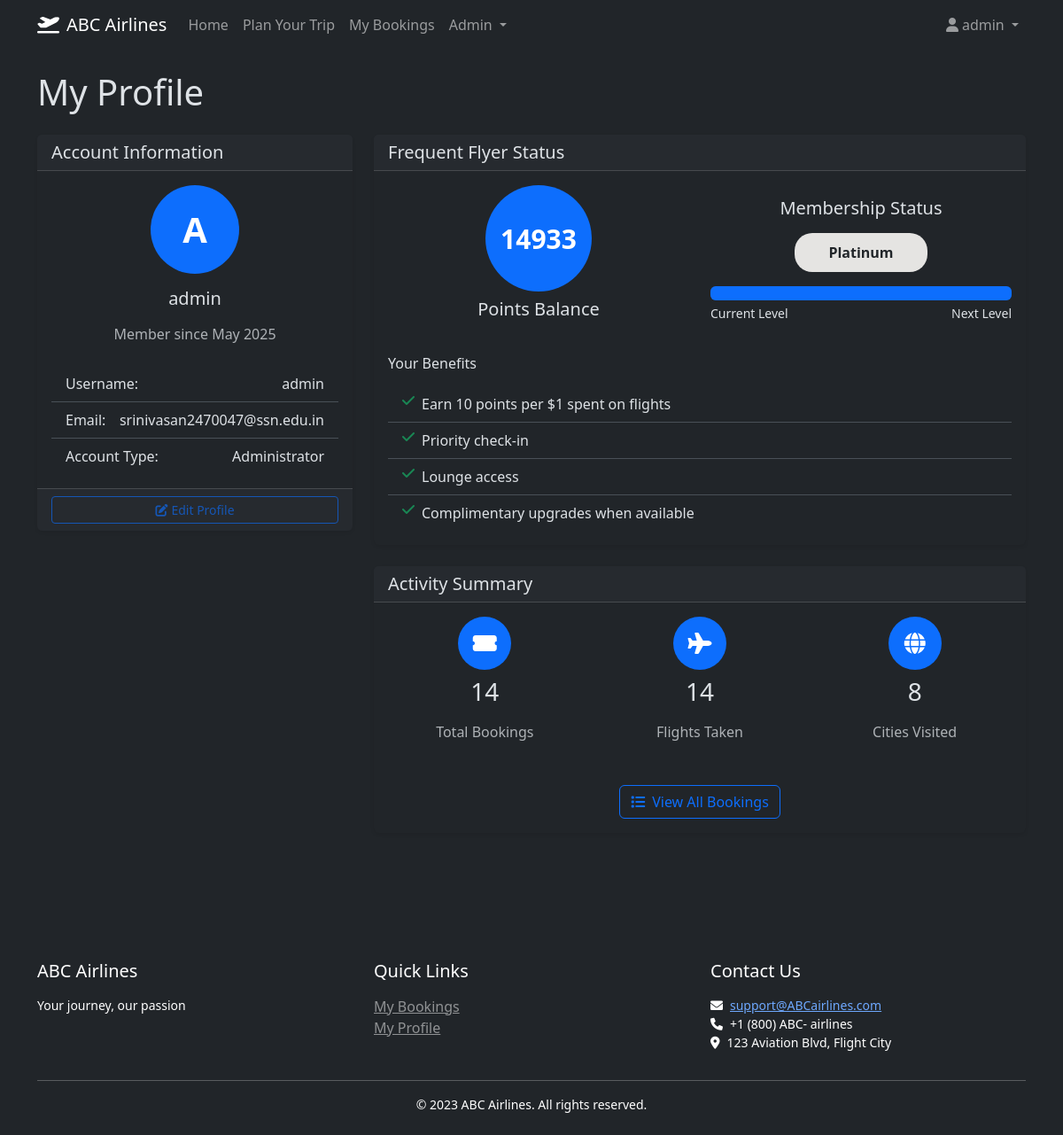
Screenshot of /profile (signed in) with the database file from the repository.
### models.py (models this page shows, shortened)
class User(UserMixin, db.Model):
    __tablename__ = 'users'
    id = db.Column(db.Integer, primary_key=True)
    username = db.Column(db.String(80), unique=True, nullable=False)
    email = db.Column(db.String(120), unique=True, nullable=False)
    password_hash = db.Column(db.String(128), nullable=False)
    is_admin = db.Column(db.Boolean, default=False)
    frequent_flyer_points = db.Column(db.Integer, default=0)
    created_at = db.Column(db.DateTime, nullable=False, default=datetime.utcnow)  # Add created_at
    bookings = db.relationship('Booking', backref='user', lazy=True)

### routes.py (the view)
@app.route('/profile')
@login_required
def profile():
    user = data.get_user_by_id(current_user.id)
    bookings_count = len(data.get_user_bookings(current_user.id))
    return render_template('user_profile.html', user=user, bookings_count=bookings_count)

### app.py (called while the page is built)
@login_manager.user_loader
def load_user(user_id):
    from models import User
    return User.query.get(int(user_id))

### data.py (called while the page is built)
def get_user_by_id(user_id):
    return User.query.get(user_id)

def get_user_bookings(user_id):
    return Booking.query.filter_by(user_id=user_id).all()

### routes.py (called while the page is built)
@app.context_processor
def utility_processor():
    return {
        'format_datetime': format_datetime,
        'format_date': format_date,
        'format_time': format_time,
        'format_price': format_price
    }

### templates/user_profile.html (shortened to what this page needs)
{% extends "base.html" %}
{% block content %}
<div class="mb-4">
    <h1 class="mb-4">My Profile</h1>
    <div class="row">
        <div class="col-md-4 mb-4">
            <div class="card">
                <div class="card-header">
                    <h5 class="card-title mb-0">Account Information</h5>
                </div>
                <div class="card-body">
                    <div class="text-center mb-4">
                        <div class="avatar-circle mb-3">
                            <span class="initials">{{ user.username[0].upper() }}</span>
                        </div>
                        <h5>{{ user.username }}</h5>
                        <p class="text-muted">Member since {{ user.created_at.strftime('%b %Y') }}</p>
                    </div>
                    <ul class="list-group list-group-flush">
                        <li class="list-group-item d-flex justify-content-between">
                            <span>Username:</span>
                            <span>{{ user.username }}</span>
                        </li>
                        <li class="list-group-item d-flex justify-content-between">
                            <span>Email:</span>
                            <span>{{ user.email }}</span>
                        </li>
                        <li class="list-group-item d-flex justify-content-between">
                            <span>Account Type:</span>
                            <span>{{ 'Administrator' if user.is_admin else 'Standard User' }}</span>
                        </li>
                    </ul>
                </div>
                <div class="card-footer">
                    <button class="btn btn-outline-primary btn-sm w-100" disabled>
                        <i class="fas fa-edit me-1"></i>Edit Profile
                    </button>
                </div>
            </div>
        </div>
        <div class="col-md-8">
            <div class="card mb-4">
                <div class="card-header">
                    <h5 class="card-title mb-0">Frequent Flyer Status</h5>
                </div>
                <div class="card-body">
                    <div class="row align-items-center">
                        <div class="col-md-6">
                            <div class="text-center mb-3">
                                <div class="points-circle">
                                    <span class="points-value">{{ user.frequent_flyer_points }}</span>
                                </div>
                                <h5 class="mt-2">Points Balance</h5>
                            </div>
                        </div>
                        <div class="col-md-6">
                            <div class="loyalty-status">
                                {% set status = "Bronze" if user.frequent_flyer_points < 1000 else
                                                "Silver" if user.frequent_flyer_points < 5000 else
                                                "Gold" if user.frequent_flyer_points < 10000 else "Platinum" %}
                                {% set status_color = "#CD7F32" if status == "Bronze" else
                                                      "#C0C0C0" if status == "Silver" else
                                                      "#FFD700" if status == "Gold" else "#E5E4E2" %}
                                <h5 class="text-center mb-3">Membership Status</h5>
                                <div class="status-badge" style="background-color: {{ status_color }}">
                                    {{ status }}
                                </div>
                                <div class="progress mt-3">
                                    {% set progress = (user.frequent_flyer_points % 5000) / 50 if user.frequent_flyer_points < 10000 else 100 %}
                                    <div class="progress-bar" role="progressbar" style="width: {{ progress }}%"></div>
                                </div>
                                <div class="d-flex justify-content-between mt-1">
                                    <small>Current Level</small>
                                    <small>Next Level</small>
                                </div>
                            </div>
                        </div>
                    </div>
                    <div class="benefits mt-4">
                        <h6>Your Benefits</h6>
                        <ul class="list-group list-group-flush">
                            <li class="list-group-item d-flex">
                                <i class="fas fa-check text-success me-2"></i>
                                <div>Earn 10 points per $1 spent on flights</div>
                            </li>
                            {% if user.frequent_flyer_points >= 1000 %}
                            <li class="list-group-item d-flex">
                                <i class="fas fa-check text-success me-2"></i>
                                <div>Priority check-in</div>
                            </li>
                            {% endif %}
                            {% if user.frequent_flyer_points >= 5000 %}
                            <li class="list-group-item d-flex">
                                <i class="fas fa-check text-success me-2"></i>
                                <div>Lounge access</div>
                            </li>
                            {% endif %}
                            {% if user.frequent_flyer_points >= 10000 %}
                            <li class="list-group-item d-flex">
                                <i class="fas fa-check text-success me-2"></i>
                                <div>Complimentary upgrades when available</div>
                            </li>
                            {% endif %}
                        </ul>
                    </div>
                </div>
            </div>
            <div class="card">
                <div class="card-header">
                    <h5 class="card-title mb-0">Activity Summary</h5>
                </div>
                <div class="card-body">
                    <div class="row text-center">
                        <div class="col-md-4 mb-3">
                            <div class="stats-circle mb-2">
                                <i class="fas fa-ticket-alt"></i>
                            </div>
                            <h3>{{ bookings_count }}</h3>
                            <p class="text-muted">Total Bookings</p>
                        </div>
                        <div class="col-md-4 mb-3">
                            <div class="stats-circle mb-2">
                                <i class="fas fa-plane"></i>
                            </div>
                            <h3>{% if bookings_count > 0 %}{{ bookings_count }}{% else %}0{% endif %}</h3>
                            <p class="text-muted">Flights Taken</p>
                        </div>
                        <div class="col-md-4 mb-3">
                            <div class="stats-circle mb-2">
                                <i class="fas fa-globe"></i>
                            </div>
                            <h3>{% if bookings_count > 0 %}{{ bookings_count // 2 + 1 }}{% else %}0{% endif %}</h3>
                            <p class="text-muted">Cities Visited</p>
                        </div>
                    </div>
                    <div class="text-center mt-3">
                        <a href="{{ url_for('my_bookings') }}" class="btn btn-outline-primary">
                            <i class="fas fa-list me-2"></i>View All Bookings
                        </a>
                    </div>
                </div>
            </div>
        </div>
    </div>
</div>
{% endblock %}

### templates/base.html (shortened to what this page needs)
<!DOCTYPE html>
<html lang="en" data-bs-theme="dark">
<head>
    <link rel="stylesheet" href="https://cdn.jsdelivr.net/npm/bootstrap@5.3.3/dist/css/bootstrap.min.css">
    <link rel="stylesheet" href="https://cdnjs.cloudflare.com/ajax/libs/font-awesome/6.0.0/css/all.min.css">
    <link rel="stylesheet" href="{{ url_for('static', filename='css/custom.css') }}">
</head>
<body>
    <nav class="navbar navbar-expand-lg navbar-dark bg-dark mb-4">
        <div class="container">
            <a class="navbar-brand" href="{{ url_for('index') }}">
                <i class="fas fa-plane-departure me-2"></i>ABC Airlines
            </a>
            <div class="collapse navbar-collapse" id="navbarNav">
                <ul class="navbar-nav me-auto">
                    <li class="nav-item">
                        <a class="nav-link" href="{{ url_for('index') }}">Home</a>
                    </li>
                    <li class="nav-item">
                        <button class="btn btn-link nav-link" data-bs-toggle="modal" data-bs-target="#travelModal">Plan Your Trip</button>
                    </li>
                    {% if current_user.is_authenticated %}
                    <li class="nav-item">
                        <a class="nav-link" href="{{ url_for('my_bookings') }}">My Bookings</a>
                    </li>
                    {% endif %}
                    {% if current_user.is_authenticated and current_user.is_admin %}
                    <li class="nav-item dropdown">
                        <a class="nav-link dropdown-toggle" href="#" id="adminDropdown" role="button" data-bs-toggle="dropdown">
                            Admin
                        </a>
                    </li>
                    {% endif %}
                </ul>
                <ul class="navbar-nav">
                    {% if current_user.is_authenticated %}
                    <li class="nav-item dropdown">
                        <a class="nav-link dropdown-toggle" href="#" id="userDropdown" role="button" data-bs-toggle="dropdown">
                            <i class="fas fa-user me-1"></i>{{ current_user.username }}
                        </a>
                    </li>
                    {% endif %}
                </ul>
            </div>
        </div>
    </nav>
    <main class="container pb-4">
        {% block content %}{% endblock %}
    </main>
    <footer class="bg-dark text-white mt-5 py-4">
        <div class="container">
            <div class="row">
                <div class="col-md-4">
                    <h5>ABC Airlines</h5>
                    <p class="small">Your journey, our passion</p>
                </div>
                <div class="col-md-4">
                    <h5>Quick Links</h5>
                    <ul class="list-unstyled">
                        {% if current_user.is_authenticated %}
                        <li><a href="{{ url_for('my_bookings') }}" class="text-white-50">My Bookings</a></li>
                        <li><a href="{{ url_for('profile') }}" class="text-white-50">My Profile</a></li>
                        {% else %}
                        <li><a href="{{ url_for('login') }}" class="text-white-50">Login</a></li>
                        <li><a href="{{ url_for('register') }}" class="text-white-50">Register</a></li>
                        {% endif %}
                    </ul>
                </div>
                <div class="col-md-4">
                    <h5>Contact Us</h5>
                    <p class="small">
                        <i class="fas fa-envelope me-2"></i><a href="mailto:support@ABCairlines.com">support@ABCairlines.com</a><br>
                        <i class="fas fa-phone me-2"></i>+1 (800) ABC- airlines<br>
                        <i class="fas fa-map-marker-alt me-2"></i>123 Aviation Blvd, Flight City
                    </p>
                </div>
            </div>
            <hr class="my-3">
            <div class="text-center">
                <p class="small mb-0">&copy; 2023 ABC Airlines. All rights reserved.</p>
            </div>
        </div>
    </footer>
</body>
</html>

### static/css/custom.css (style rules this page uses)
body { min-height: 100vh; display: flex; flex-direction: column; }
main.container { flex: 1; }
h1, h2, h3, h4, h5, h6 { margin-bottom: 1rem; }
.card { margin-bottom: 1.5rem; border: none; box-shadow: 0 0.125rem 0.25rem rgba(0, 0, 0, 0.075); }
.card-header { font-weight: 500; }
.avatar-circle, .points-circle, .stats-circle { border-radius: 50%; display: flex; justify-content: center; align-items: center; margin: 0 auto; }
.avatar-circle { width: 100px; height: 100px; background-color: var(--bs-primary); }
.initials { font-size: 40px; color: white; font-weight: bold; }
.points-circle { width: 120px; height: 120px; background-color: var(--bs-primary); }
.points-value { font-size: 30px; color: white; font-weight: bold; }
.status-badge { text-align: center; padding: 10px 20px; border-radius: 20px; font-weight: bold; color: #212529; margin: 0 auto; max-width: 150px; }
.stats-circle { width: 60px; height: 60px; background-color: var(--bs-primary); font-size: 24px; color: white; }

### templates/user_profile.html (style rules this page uses)
.avatar-circle { width: 100px; height: 100px; background-color: var(--bs-primary); border-radius: 50%; display: flex; justify-content: center; align-items: center; margin: 0 auto; }
.initials { font-size: 40px; color: white; font-weight: bold; }
.points-circle { width: 120px; height: 120px; background-color: var(--bs-primary); border-radius: 50%; display: flex; justify-content: center; align-items: center; margin: 0 auto; }
.points-value { font-size: 30px; color: white; font-weight: bold; }
.status-badge { text-align: center; padding: 10px 20px; border-radius: 20px; font-weight: bold; color: #212529; margin: 0 auto; max-width: 150px; }
.stats-circle { width: 60px; height: 60px; background-color: var(--bs-primary); border-radius: 50%; display: flex; justify-content: center; align-items: center; margin: 0 auto; font-size: 24px; color: white; }

### rows the page displays
User: username "admin", username "A", created_at "May 2025", email "srinivasan2470047@ssn.edu.in", is_admin "Administrator", frequent_flyer_points "14933"

### other values shown
{{ status }} "Platinum"
{{ bookings_count }} "14"
{{ bookings_count // 2 + 1 }} "8"
